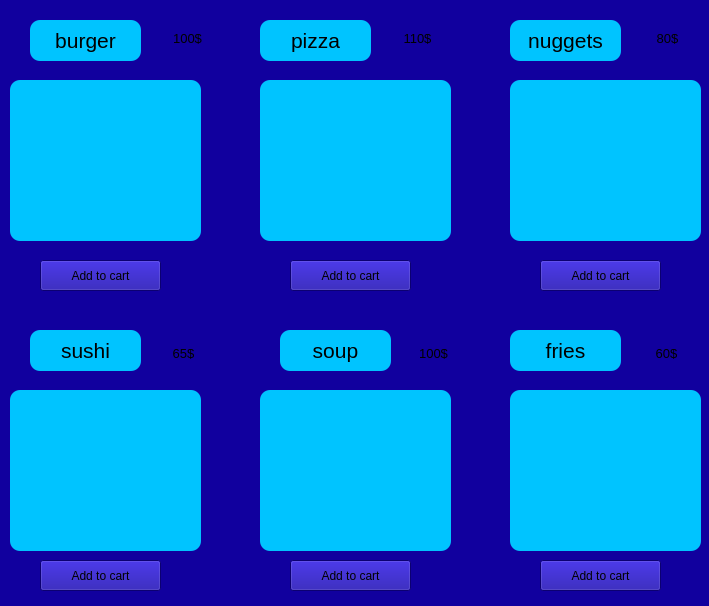
<?xml version="1.0" encoding="UTF-8"?>
<ui version="4.0">
 <class>MainWindow</class>
 <widget class="QMainWindow" name="MainWindow">
  <property name="geometry">
   <rect>
    <x>0</x>
    <y>0</y>
    <width>709</width>
    <height>606</height>
   </rect>
  </property>
  <property name="windowTitle">
   <string>MainWindow</string>
  </property>
  <property name="styleSheet">
   <string notr="true">background-color: rgb(17, 0, 158);</string>
  </property>
  <widget class="QWidget" name="centralwidget">
   <widget class="QPushButton" name="pushButton_2">
    <property name="geometry">
     <rect>
      <x>40</x>
      <y>260</y>
      <width>121</width>
      <height>31</height>
     </rect>
    </property>
    <property name="text">
     <string>Add to cart</string>
    </property>
   </widget>
   <widget class="QLabel" name="label_4">
    <property name="geometry">
     <rect>
      <x>10</x>
      <y>80</y>
      <width>191</width>
      <height>161</height>
     </rect>
    </property>
    <property name="font">
     <font>
      <pointsize>16</pointsize>
     </font>
    </property>
    <property name="styleSheet">
     <string notr="true">border-radius: 10px;
background-color: rgb(0, 196, 255);</string>
    </property>
    <property name="text">
     <string/>
    </property>
    <property name="pixmap">
     <pixmap>../../../Downloads/6-2-burger-png-image-thumb.png</pixmap>
    </property>
    <property name="alignment">
     <set>Qt::AlignCenter</set>
    </property>
   </widget>
   <widget class="QLabel" name="label_6">
    <property name="geometry">
     <rect>
      <x>260</x>
      <y>20</y>
      <width>111</width>
      <height>41</height>
     </rect>
    </property>
    <property name="font">
     <font>
      <pointsize>16</pointsize>
     </font>
    </property>
    <property name="styleSheet">
     <string notr="true">border-radius: 10px;
background-color: rgb(0, 196, 255);</string>
    </property>
    <property name="text">
     <string>pizza</string>
    </property>
    <property name="alignment">
     <set>Qt::AlignCenter</set>
    </property>
   </widget>
   <widget class="QLabel" name="label_7">
    <property name="geometry">
     <rect>
      <x>390</x>
      <y>30</y>
      <width>55</width>
      <height>16</height>
     </rect>
    </property>
    <property name="font">
     <font>
      <pointsize>10</pointsize>
     </font>
    </property>
    <property name="text">
     <string>110$</string>
    </property>
    <property name="alignment">
     <set>Qt::AlignCenter</set>
    </property>
   </widget>
   <widget class="QLabel" name="label_8">
    <property name="geometry">
     <rect>
      <x>260</x>
      <y>80</y>
      <width>191</width>
      <height>161</height>
     </rect>
    </property>
    <property name="font">
     <font>
      <pointsize>16</pointsize>
     </font>
    </property>
    <property name="styleSheet">
     <string notr="true">border-radius: 10px;
background-color: rgb(0, 196, 255);</string>
    </property>
    <property name="text">
     <string/>
    </property>
    <property name="pixmap">
     <pixmap>../../../Downloads/2-pizza-png-image-thumb.png</pixmap>
    </property>
    <property name="alignment">
     <set>Qt::AlignCenter</set>
    </property>
   </widget>
   <widget class="QLabel" name="label_9">
    <property name="geometry">
     <rect>
      <x>510</x>
      <y>20</y>
      <width>111</width>
      <height>41</height>
     </rect>
    </property>
    <property name="font">
     <font>
      <pointsize>16</pointsize>
     </font>
    </property>
    <property name="styleSheet">
     <string notr="true">border-radius: 10px;
background-color: rgb(0, 196, 255);</string>
    </property>
    <property name="text">
     <string>nuggets</string>
    </property>
    <property name="alignment">
     <set>Qt::AlignCenter</set>
    </property>
   </widget>
   <widget class="QLabel" name="label_10">
    <property name="geometry">
     <rect>
      <x>640</x>
      <y>30</y>
      <width>55</width>
      <height>16</height>
     </rect>
    </property>
    <property name="font">
     <font>
      <pointsize>10</pointsize>
     </font>
    </property>
    <property name="text">
     <string>80$</string>
    </property>
    <property name="alignment">
     <set>Qt::AlignCenter</set>
    </property>
   </widget>
   <widget class="QLabel" name="label_11">
    <property name="geometry">
     <rect>
      <x>510</x>
      <y>80</y>
      <width>191</width>
      <height>161</height>
     </rect>
    </property>
    <property name="font">
     <font>
      <pointsize>16</pointsize>
     </font>
    </property>
    <property name="styleSheet">
     <string notr="true">border-radius: 10px;
background-color: rgb(0, 196, 255);</string>
    </property>
    <property name="text">
     <string/>
    </property>
    <property name="pixmap">
     <pixmap>../../../Downloads/61313-king-whopper-sandwich-nugget-fries-mcdonald's-bk-thumb.png</pixmap>
    </property>
    <property name="alignment">
     <set>Qt::AlignCenter</set>
    </property>
   </widget>
   <widget class="QLabel" name="label_12">
    <property name="geometry">
     <rect>
      <x>156</x>
      <y>345</y>
      <width>55</width>
      <height>16</height>
     </rect>
    </property>
    <property name="font">
     <font>
      <pointsize>10</pointsize>
     </font>
    </property>
    <property name="text">
     <string>65$</string>
    </property>
    <property name="alignment">
     <set>Qt::AlignCenter</set>
    </property>
   </widget>
   <widget class="QLabel" name="label_13">
    <property name="geometry">
     <rect>
      <x>10</x>
      <y>390</y>
      <width>191</width>
      <height>161</height>
     </rect>
    </property>
    <property name="font">
     <font>
      <pointsize>16</pointsize>
     </font>
    </property>
    <property name="styleSheet">
     <string notr="true">border-radius: 10px;
background-color: rgb(0, 196, 255);</string>
    </property>
    <property name="text">
     <string/>
    </property>
    <property name="pixmap">
     <pixmap>../../../Downloads/4-2-sushi-transparent-thumb.png</pixmap>
    </property>
    <property name="alignment">
     <set>Qt::AlignCenter</set>
    </property>
   </widget>
   <widget class="QLabel" name="label_14">
    <property name="geometry">
     <rect>
      <x>30</x>
      <y>330</y>
      <width>111</width>
      <height>41</height>
     </rect>
    </property>
    <property name="font">
     <font>
      <pointsize>16</pointsize>
     </font>
    </property>
    <property name="styleSheet">
     <string notr="true">border-radius: 10px;
background-color: rgb(0, 196, 255);</string>
    </property>
    <property name="text">
     <string>sushi</string>
    </property>
    <property name="alignment">
     <set>Qt::AlignCenter</set>
    </property>
   </widget>
   <widget class="QLabel" name="label_15">
    <property name="geometry">
     <rect>
      <x>406</x>
      <y>345</y>
      <width>55</width>
      <height>16</height>
     </rect>
    </property>
    <property name="font">
     <font>
      <pointsize>10</pointsize>
     </font>
    </property>
    <property name="text">
     <string>100$</string>
    </property>
    <property name="alignment">
     <set>Qt::AlignCenter</set>
    </property>
   </widget>
   <widget class="QLabel" name="label_16">
    <property name="geometry">
     <rect>
      <x>260</x>
      <y>390</y>
      <width>191</width>
      <height>161</height>
     </rect>
    </property>
    <property name="font">
     <font>
      <pointsize>16</pointsize>
     </font>
    </property>
    <property name="styleSheet">
     <string notr="true">border-radius: 10px;
background-color: rgb(0, 196, 255);</string>
    </property>
    <property name="text">
     <string/>
    </property>
    <property name="pixmap">
     <pixmap>../../../Downloads/soup_PNG57.png</pixmap>
    </property>
    <property name="alignment">
     <set>Qt::AlignCenter</set>
    </property>
   </widget>
   <widget class="QLabel" name="label_17">
    <property name="geometry">
     <rect>
      <x>280</x>
      <y>330</y>
      <width>111</width>
      <height>41</height>
     </rect>
    </property>
    <property name="font">
     <font>
      <pointsize>16</pointsize>
     </font>
    </property>
    <property name="styleSheet">
     <string notr="true">border-radius: 10px;
background-color: rgb(0, 196, 255);</string>
    </property>
    <property name="text">
     <string>soup</string>
    </property>
    <property name="alignment">
     <set>Qt::AlignCenter</set>
    </property>
   </widget>
   <widget class="QLabel" name="label_18">
    <property name="geometry">
     <rect>
      <x>636</x>
      <y>345</y>
      <width>61</width>
      <height>16</height>
     </rect>
    </property>
    <property name="font">
     <font>
      <pointsize>10</pointsize>
     </font>
    </property>
    <property name="text">
     <string>60$</string>
    </property>
    <property name="alignment">
     <set>Qt::AlignCenter</set>
    </property>
   </widget>
   <widget class="QLabel" name="label_19">
    <property name="geometry">
     <rect>
      <x>510</x>
      <y>390</y>
      <width>191</width>
      <height>161</height>
     </rect>
    </property>
    <property name="font">
     <font>
      <pointsize>16</pointsize>
     </font>
    </property>
    <property name="styleSheet">
     <string notr="true">border-radius: 10px;
background-color: rgb(0, 196, 255);</string>
    </property>
    <property name="text">
     <string/>
    </property>
    <property name="pixmap">
     <pixmap>../../../Downloads/fries_PNG70.png</pixmap>
    </property>
    <property name="alignment">
     <set>Qt::AlignCenter</set>
    </property>
   </widget>
   <widget class="QLabel" name="label_20">
    <property name="geometry">
     <rect>
      <x>510</x>
      <y>330</y>
      <width>111</width>
      <height>41</height>
     </rect>
    </property>
    <property name="font">
     <font>
      <pointsize>16</pointsize>
     </font>
    </property>
    <property name="styleSheet">
     <string notr="true">border-radius: 10px;
background-color: rgb(0, 196, 255);</string>
    </property>
    <property name="text">
     <string>fries</string>
    </property>
    <property name="alignment">
     <set>Qt::AlignCenter</set>
    </property>
   </widget>
   <widget class="QPushButton" name="pushButton_3">
    <property name="geometry">
     <rect>
      <x>290</x>
      <y>260</y>
      <width>121</width>
      <height>31</height>
     </rect>
    </property>
    <property name="text">
     <string>Add to cart</string>
    </property>
   </widget>
   <widget class="QPushButton" name="pushButton_4">
    <property name="geometry">
     <rect>
      <x>540</x>
      <y>260</y>
      <width>121</width>
      <height>31</height>
     </rect>
    </property>
    <property name="text">
     <string>Add to cart</string>
    </property>
   </widget>
   <widget class="QPushButton" name="pushButton_5">
    <property name="geometry">
     <rect>
      <x>40</x>
      <y>560</y>
      <width>121</width>
      <height>31</height>
     </rect>
    </property>
    <property name="text">
     <string>Add to cart</string>
    </property>
   </widget>
   <widget class="QPushButton" name="pushButton_6">
    <property name="geometry">
     <rect>
      <x>290</x>
      <y>560</y>
      <width>121</width>
      <height>31</height>
     </rect>
    </property>
    <property name="text">
     <string>Add to cart</string>
    </property>
   </widget>
   <widget class="QPushButton" name="pushButton_7">
    <property name="geometry">
     <rect>
      <x>540</x>
      <y>560</y>
      <width>121</width>
      <height>31</height>
     </rect>
    </property>
    <property name="text">
     <string>Add to cart</string>
    </property>
   </widget>
   <widget class="QLabel" name="label_27">
    <property name="geometry">
     <rect>
      <x>30</x>
      <y>20</y>
      <width>111</width>
      <height>41</height>
     </rect>
    </property>
    <property name="font">
     <font>
      <pointsize>16</pointsize>
     </font>
    </property>
    <property name="styleSheet">
     <string notr="true">border-radius: 10px;
background-color: rgb(0, 196, 255);</string>
    </property>
    <property name="text">
     <string>burger</string>
    </property>
    <property name="alignment">
     <set>Qt::AlignCenter</set>
    </property>
   </widget>
   <widget class="QLabel" name="label_28">
    <property name="geometry">
     <rect>
      <x>160</x>
      <y>30</y>
      <width>55</width>
      <height>16</height>
     </rect>
    </property>
    <property name="font">
     <font>
      <pointsize>10</pointsize>
     </font>
    </property>
    <property name="text">
     <string>100$</string>
    </property>
    <property name="alignment">
     <set>Qt::AlignCenter</set>
    </property>
   </widget>
  </widget>
 </widget>
 <resources/>
 <connections/>
</ui>
